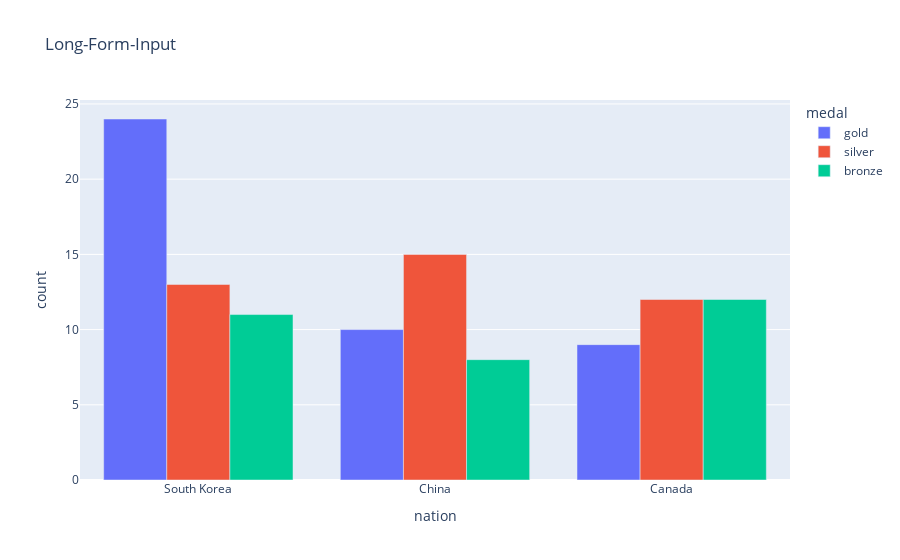

Notebook code for this chart:
### Code cell
fig = px.bar(long_df, x = 'nation', y ="count",
             color = "medal",
             barmode = 'group',
            title = 'Long-Form-Input'
            )
fig.show()

### Figure 1 — Plotly figure (JSON) as saved in the notebook; plotly's stock layout.template omitted (floating-point values rounded to 4 significant figures)
{"data": [{"alignmentgroup": "True", "hovertemplate": "medal=gold<br>nation=%{x}<br>count=%{y}<extra></extra>", "legendgroup": "gold", "marker": {"color": "#636efa", "pattern": {"shape": ""}}, "name": "gold", "offsetgroup": "gold", "orientation": "v", "showlegend": true, "textposition": "auto", "type": "bar", "x": ["South Korea", "China", "Canada"], "xaxis": "x", "y": [24, 10, 9], "yaxis": "y"}, {"alignmentgroup": "True", "hovertemplate": "medal=silver<br>nation=%{x}<br>count=%{y}<extra></extra>", "legendgroup": "silver", "marker": {"color": "#EF553B", "pattern": {"shape": ""}}, "name": "silver", "offsetgroup": "silver", "orientation": "v", "showlegend": true, "textposition": "auto", "type": "bar", "x": ["South Korea", "China", "Canada"], "xaxis": "x", "y": [13, 15, 12], "yaxis": "y"}, {"alignmentgroup": "True", "hovertemplate": "medal=bronze<br>nation=%{x}<br>count=%{y}<extra></extra>", "legendgroup": "bronze", "marker": {"color": "#00cc96", "pattern": {"shape": ""}}, "name": "bronze", "offsetgroup": "bronze", "orientation": "v", "showlegend": true, "textposition": "auto", "type": "bar", "x": ["South Korea", "China", "Canada"], "xaxis": "x", "y": [11, 8, 12], "yaxis": "y"}], "layout": {"autosize": true, "barmode": "group", "legend": {"title": {"text": "medal"}, "tracegroupgap": 0}, "title": {"text": "Long-Form-Input"}, "xaxis": {"anchor": "y", "autorange": true, "domain": [0, 1], "range": [-0.5, 2.5], "title": {"text": "nation"}, "type": "category"}, "yaxis": {"anchor": "x", "autorange": true, "domain": [0, 1], "range": [0, 25.26], "title": {"text": "count"}, "type": "linear"}}}
